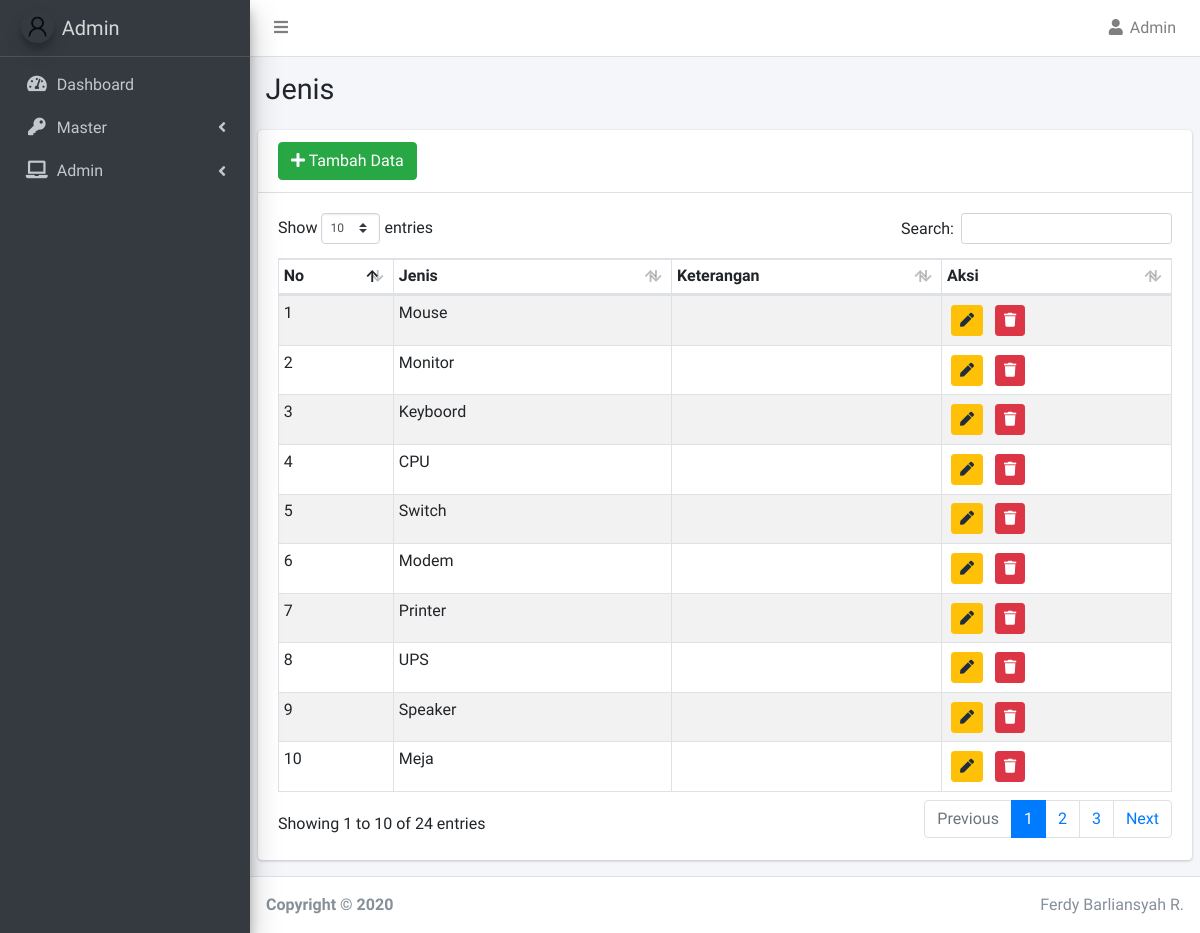
Page /index.php/jenis on the earlier database version.
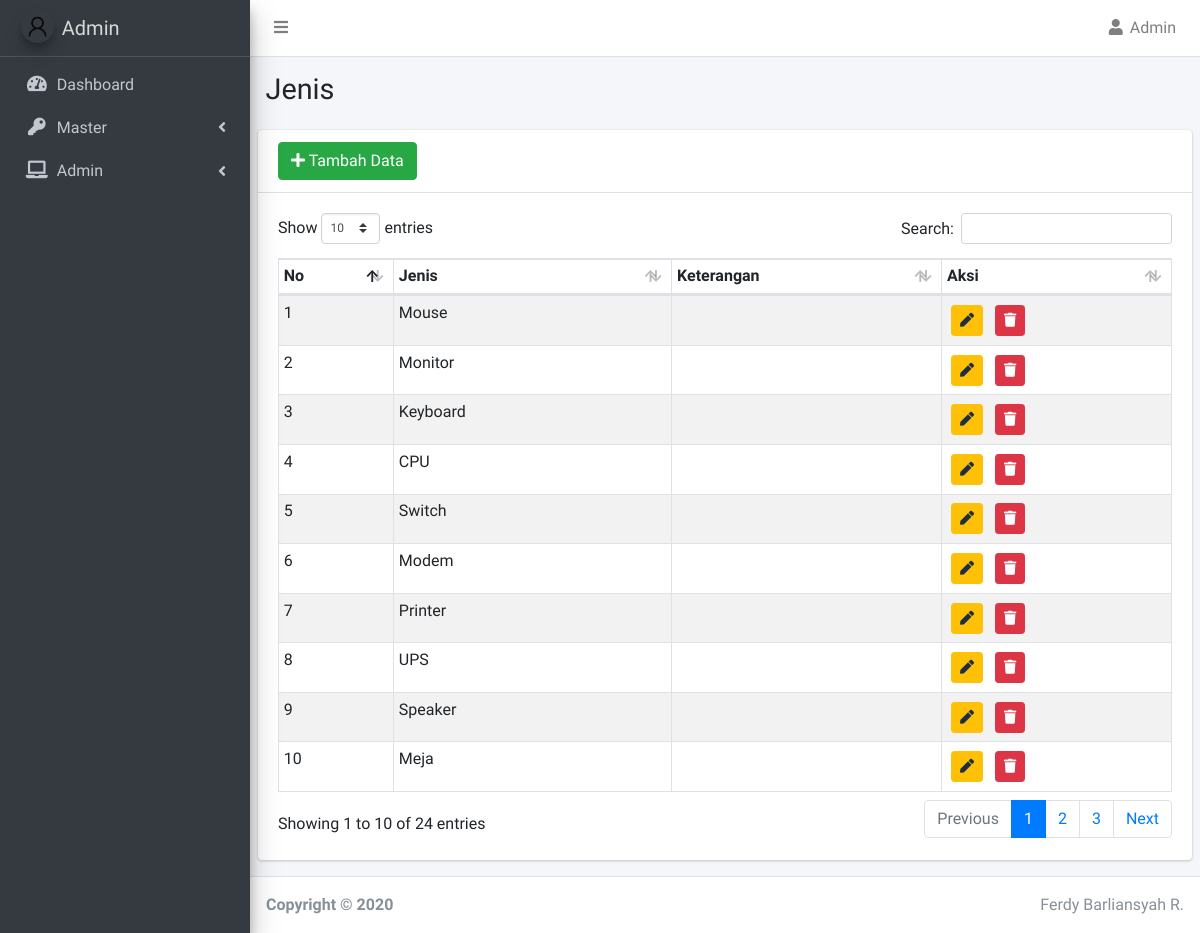
Same page on the later database version.
### tables this page shows
CREATE TABLE `jenis` (
  `id_jenis` int(11) NOT NULL,
  `jenis` varchar(150) NOT NULL,
  `ket_jenis` text NOT NULL
);

### application/helpers/page_template_helper.php (called while the page is built, shortened)
<?php
if (!function_exists('element')) {
    function admin_page($template, $data = null)
    {
        $ci = &get_instance();
        $data['view'] = $ci->load->view($template, $data, true);
    }
}

### application/modules/jenis/controllers/Jenis.php (called while the page is built, shortened)
<?php
class Jenis extends MY_Controller
{
	public function index()
	{
		$data['title'] = "Jenis";
		$data['jenis'] = $this->db->get('jenis')->result();
		admin_page('index', $data);
	}
}

### index.php (called while the page is built, shortened)
<?php
require_once BASEPATH.'core/CodeIgniter.php';

### application/modules/jenis/views/index.php (the view, shortened to what this page needs)
<section class="content-header">
	<div class="container-fluid">
		<div class="row mb-2">
			<div class="col-sm-6">
				<h1>Jenis</h1>
			</div>
		</div>
	</div>
</section>
<section class="content">
	<div class="row">
		<div class="col-12">
			<div class="card">
				<div class="card-header">
					<a href="<?= site_url('jenis/tambah') ?>" class="btn btn-success"><i class="fas fa-plus"></i> Tambah Data</a>
				</div>
				<div class="card-body">
					<div class="table-responsive">
						<table id="example1" class="table table-sm table-bordered table-striped" style="width: 100%">
							<thead>
								<tr>
									<th>No</th>
									<th>Jenis</th>
									<th>Keterangan</th>
									<th>Aksi</th>
								</tr>
							</thead>
							<tbody>
								<?php $i = 1;
								foreach ($jenis as $row) { ?>
									<tr>
										<td><?= $i++ ?></td>
										<td><?= $row->jenis ?></td>
										<td><?= $row->ket_jenis ?></td>
										<td>
											<a href="<?= site_url('jenis/edit/') . $row->id_jenis ?>" class="btn btn-sm btn-warning m-1"><i class="fas fa-pen"></i></a>
											<button type="button" data-toggle="modal" data-target="#hapus<?= $row->id_jenis ?>" class="btn btn-sm btn-danger m-1"><i class="fas fa-trash"></i></button>
										</td>
									</tr>
								<?php } ?>
							</tbody>
						</table>
					</div>
				</div>
			</div>
		</div>
	</div>
</section>

Differences in the rows shown:
changed jenis: jenis "Keyboord" → "Keyboard"
